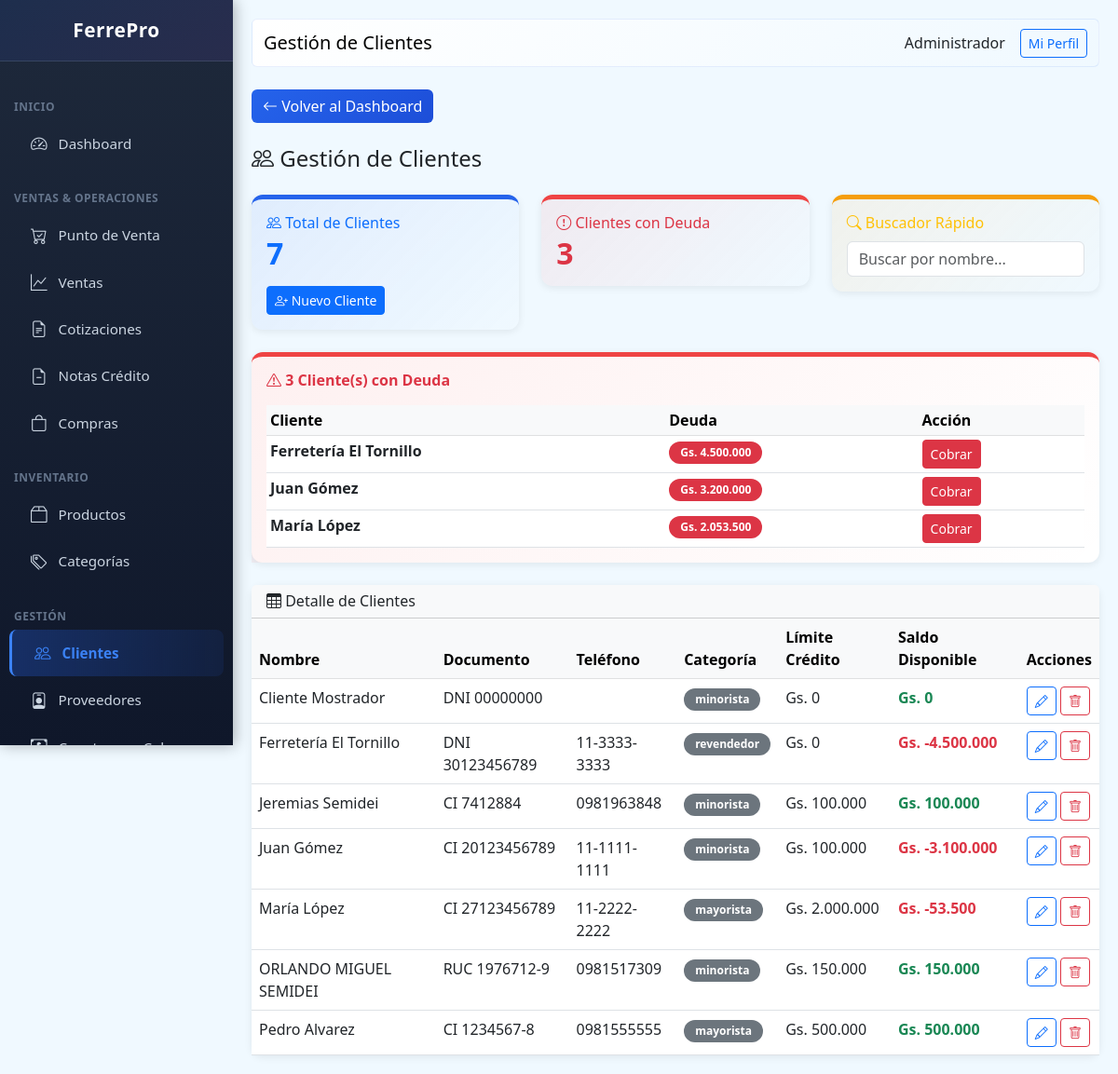
The page /public/index.php?page=clients (signed in) on the database as committed earlier.
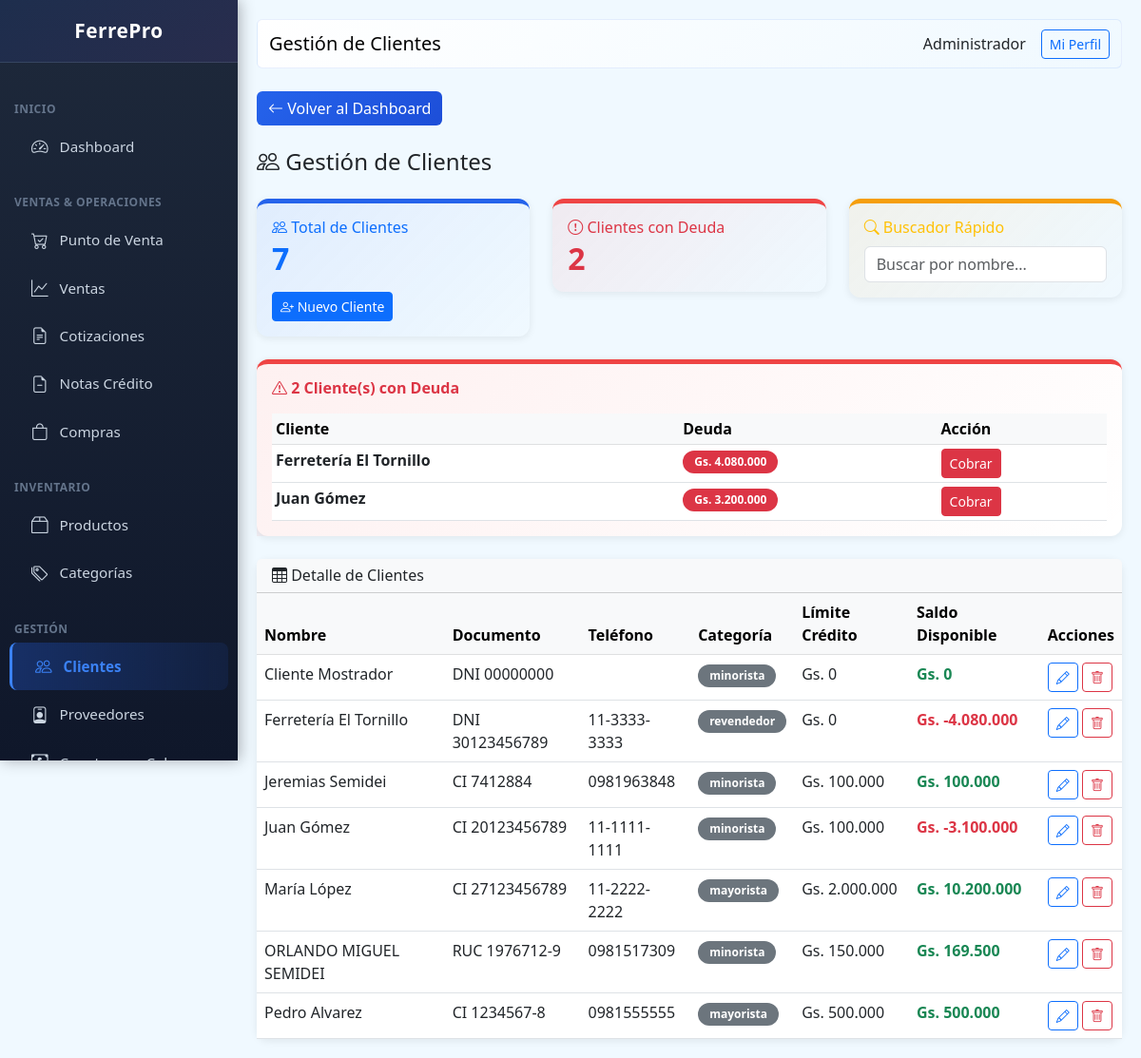
The same page on the database as committed later.
### tables this page shows
CREATE TABLE clients (
                id INTEGER PRIMARY KEY AUTOINCREMENT,
                name TEXT NOT NULL,
                document_type TEXT DEFAULT 'DNI',
                document TEXT,
                phone TEXT,
                email TEXT,
                address TEXT,
                credit_limit REAL DEFAULT 0,
                category TEXT DEFAULT 'minorista',
                balance REAL DEFAULT 0,
                active INTEGER DEFAULT 1,
                created_at DATETIME DEFAULT CURRENT_TIMESTAMP
            , credit_days INTEGER DEFAULT 30);

### class/Database.php (called while the page is built, shortened)
<?php
class Database extends PDO {
    private static $instance = null;
    private function __construct() {
        $dbPath = dirname(__DIR__) . '/storage/ferrepro.db';
        $this->initTables();
    }
    public static function getInstance() {
        if (self::$instance === null) {
            self::$instance = new self();
        }
        return self::$instance;
    }
    private function initTables() {
        $this->seedDefaultData();
    }
    private function seedDefaultData() {
        $stmt = $this->query("SELECT COUNT(*) as count FROM users");
     }
 }

### class/Format.php (called while the page is built, shortened)
<?php
class Format {
    public static function money($amount) {
        $amount = floatval($amount);
        return 'Gs. ' . number_format($amount, 0, ',', '.');
    }
}

### views/clients/index.php (the view, shortened to what the changed rows need)
<?php
$clients = db()->query("SELECT * FROM clients WHERE active = 1 ORDER BY name")->fetchAll(PDO::FETCH_ASSOC);
$debtors = db()->query("SELECT * FROM clients WHERE active = 1 AND balance > 0 ORDER BY balance DESC")->fetchAll(PDO::FETCH_ASSOC);
$content = '
<div class="mb-4">
    <a href="?page=dashboard" class="btn btn-nav-back me-2"><i class="bi bi-arrow-left"></i> Volver al Dashboard</a>
</div>
<h4 class="mb-4"><i class="bi bi-people"></i> Gestión de Clientes</h4>
<div class="row mb-4">
    <div class="col-md-4">
        <div class="card" style="border-top: 5px solid var(--primary); background: linear-gradient(135deg, rgba(37, 99, 235, 0.08), transparent);">
            <div class="card-body">
                <h6 class="text-primary mb-1"><i class="bi bi-people"></i> Total de Clientes</h6>
                <h3 class="mb-0 text-primary" style="font-size: 2rem; font-weight: 700;">' . count($clients) . '</h3>
                <a href="?page=clients&action=new" class="btn btn-sm btn-primary mt-3"><i class="bi bi-person-plus"></i> Nuevo Cliente</a>
            </div>
        </div>
    </div>
    <div class="col-md-4">
        <div class="card" style="border-top: 5px solid var(--danger); background: linear-gradient(135deg, rgba(239, 68, 68, 0.08), transparent);">
            <div class="card-body">
                <h6 class="text-danger mb-1"><i class="bi bi-exclamation-circle"></i> Clientes con Deuda</h6>
                <h3 class="mb-0 text-danger" style="font-size: 2rem; font-weight: 700;">' . count($debtors) . '</h3>
            </div>
        </div>
    </div>
    <div class="col-md-4">
        <div class="card" style="border-top: 5px solid var(--warning); background: linear-gradient(135deg, rgba(245, 158, 11, 0.08), transparent);">
            <div class="card-body">
                <h6 class="text-warning mb-1"><i class="bi bi-search"></i> Buscador Rápido</h6>
                <input type="text" id="searchClients" class="form-control" placeholder="Buscar por nombre..." style="margin-top: 10px;">
            </div>
        </div>
    </div>
</div>';
if (count($debtors) > 0) {
    $content .= '<div class="card mb-4" style="border-top: 5px solid var(--danger);">
    <div class="card-body" style="background: linear-gradient(135deg, rgba(239, 68, 68, 0.08), transparent);">
        <h6 class="text-danger mb-3"><i class="bi bi-exclamation-triangle"></i> <strong>' . count($debtors) . ' Cliente(s) con Deuda</strong></h6>
        <div class="table-responsive">
            <table class="table table-sm mb-0">
                <thead class="table-light"><tr><th>Cliente</th><th>Deuda</th><th>Acción</th></tr></thead>
                <tbody>';
    foreach ($debtors as $d) {
        $content .= '<tr><td><strong>' . htmlspecialchars($d['name']) . '</strong></td><td><span class="badge bg-danger">' . Format::money($d['balance']) . '</span></td><td><a href="?page=receivable&client=' . $d['id'] . '" class="btn btn-sm btn-danger"><i class="bi bi-cash-circle"></i> Cobrar</a></td></tr>';
    }
    $content .= '</tbody></table>
        </div>
    </div>
</div>';
}
$content .= '
<div class="card">
    <div class="card-header bg-light">
        <h6 class="mb-0"><i class="bi bi-table"></i> Detalle de Clientes</h6>
    </div>
    <div class="card-body p-0">
        <div class="table-responsive">
            <table class="table table-hover mb-0" id="clientsTable">
                <thead class="table-light">
                    <tr>
                        <th>Nombre</th>
                        <th>Documento</th>
                        <th>Teléfono</th>
                        <th>Categoría</th>
                        <th>Límite Crédito</th>
                        <th>Saldo Disponible</th>
                        <th>Acciones</th>
                    </tr>
                </thead>
                <tbody>';
foreach ($clients as $c) {
    $availableCredit = $c['credit_limit'] - $c['balance'];
    $balanceClass = $availableCredit < 0 ? 'text-danger fw-bold' : 'text-success fw-bold';
    $content .= '<tr>
        <td>' . htmlspecialchars($c['name']) . '</td>
        <td>' . $c['document_type'] . ' ' . htmlspecialchars($c['document']) . '</td>
        <td>' . htmlspecialchars($c['phone']) . '</td>
        <td><span class="badge bg-secondary">' . $c['category'] . '</span></td>
        <td>' . Format::money($c['credit_limit']) . '</td>
        <td class="' . $balanceClass . '">' . Format::money($availableCredit) . '</td>
        <td>
            <a href="?page=clients&action=edit&id=' . $c['id'] . '" class="btn btn-sm btn-outline-primary"><i class="bi bi-pencil"></i></a>
            <a href="?page=clients&action=delete&id=' . $c['id'] . '" class="btn btn-sm btn-outline-danger" onclick="return confirm(\'¿Eliminar?\')"><i class="bi bi-trash"></i></a>
        </td>
    </tr>';
}
$content .= '</tbody>
        </table>
    </div>
</div>
<script>
document.getElementById("searchClients").addEventListener("input", function() {
    const term = this.value.toLowerCase();
    const rows = document.querySelectorAll("#clientsTable tbody tr");
    rows.forEach(row => {
        row.style.display = row.textContent.toLowerCase().includes(term) ? "" : "none";
    });
});
</script>';

Rows that differ between the two databases and show on the page:
no longer on one of the page's lists (row edited): clients: name "María López", balance "Gs. 2.053.500"
changed clients "Ferretería El Tornillo": balance "Gs. 4.500.000" → "Gs. 4.080.000"; Format::money($availableCredit) "Gs. -4.500.000" → "Gs. -4.080.000"
changed clients "María López": balance 2.0535e+06 → -8.2e+06 (drawn); Format::money($availableCredit) "Gs. -53.500" → "Gs. 10.200.000"
changed clients "ORLANDO MIGUEL SEMIDEI": Format::money($availableCredit) "Gs. 150.000" → "Gs. 169.500"
Other text that changed with them:
count($debtors): "3" → "2"
